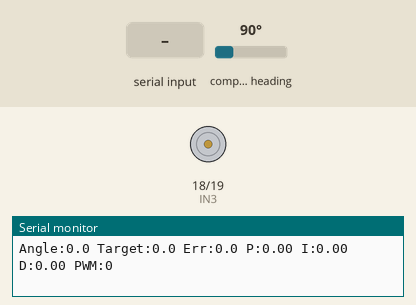
Simulated run of this sketch. Board: ESP32. Shown: motor-driver pin pairs drawn as motors (green arrow = first pin HIGH = forward, orange = second pin HIGH = backward, longer = more drive, scaled by the enable pin), the last lines printed to the serial monitor. The test bench sets the inputs (shaded band); at power-on: compass heading 90°.

Above: at 1.7 s.
1.8 s: "a90\n" received over Serial
At 2.1 s:
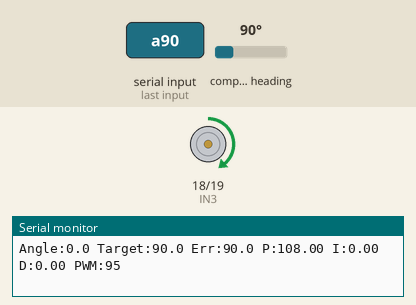
3.3 s: compass heading set to 173°
At 4.0 s:
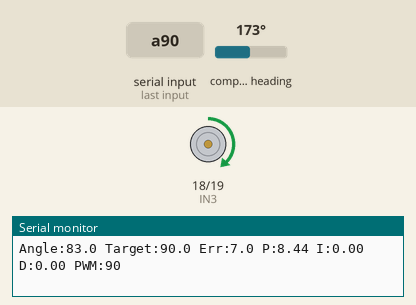
4.8 s: compass heading set to 178°
At 5.7 s:
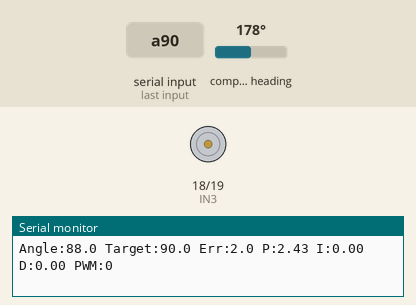
Timing chart, 0 to 7.8 s (numbered marks = the images above; inputs shaded):
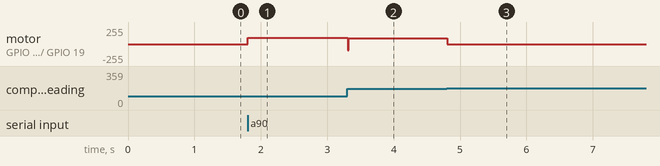

The sketch:

esp32_pid_controller.ino
```cpp
#include <Wire.h>
#include <AS5600.h>

AS5600 as5600;

#define IN3 18
#define IN4 19
#define ENB 5

float zeroOffset  = 0;
float targetAngle = 0;
bool  running     = false;

float Kp = 1.2;
float Ki = 0.0;
float Kd = 0.35;

float error      = 0;
float prevError  = 0;
float integral   = 0;
float derivative = 0;
int   pwm        = 0;

unsigned long prevTime = 0;

const int   DEADBAND  = 90;
const int   MAX_PWM   = 95;
const float TOLERANCE = 2.5;
const float SLOW_ZONE = 35;

float shortestError(float target, float current) {
  float e = target - current;
  if (e >  180) e -= 360;
  if (e < -180) e += 360;
  return e;
}

void stopMotor() {
  analogWrite(ENB, 0);
  digitalWrite(IN3, LOW);
  digitalWrite(IN4, LOW);
  pwm = 0;
}

void setup() {
  Serial.begin(115200);
  Wire.begin(6, 7);

  if (!as5600.begin()) {
    Serial.println("AS5600 not detected");
    while (1);
  }

  pinMode(IN3, OUTPUT);
  pinMode(IN4, OUTPUT);
  pinMode(ENB, OUTPUT);
  stopMotor();
  delay(500);

  int raw    = as5600.readAngle();
  zeroOffset = raw * AS5600_RAW_TO_DEGREES;
  prevTime   = millis();

  Serial.println("=== PID Motor Controller ===");
  Serial.println("  a<deg>  → move to angle");
  Serial.println("  z       → zero here");
  Serial.println("  s       → stop");
  Serial.println("  kp/ki/kd<val> → set gains");
  Serial.println("============================");
}

void loop() {

  // ── Serial Commands ────────────────────────────────────
  if (Serial.available()) {
    String cmd = Serial.readStringUntil('\n');
    cmd.trim();
    cmd.toLowerCase();

    if (cmd.startsWith("a")) {
      targetAngle = cmd.substring(1).toFloat();
      integral    = 0;
      prevError   = 0;
      running     = true;
      Serial.print("→ Target: "); Serial.print(targetAngle); Serial.println("°");
    }
    else if (cmd == "z") {
      int raw    = as5600.readAngle();
      zeroOffset = raw * AS5600_RAW_TO_DEGREES;
      running    = false;
      stopMotor();
      Serial.println("✓ Zeroed");
    }
    else if (cmd == "s") {
      running = false;
      stopMotor();
      Serial.println("✓ Stopped");
    }
    else if (cmd.startsWith("kp")) { Kp = cmd.substring(2).toFloat(); Serial.print("Kp="); Serial.println(Kp); }
    else if (cmd.startsWith("ki")) { Ki = cmd.substring(2).toFloat(); Serial.print("Ki="); Serial.println(Ki); }
    else if (cmd.startsWith("kd")) { Kd = cmd.substring(2).toFloat(); Serial.print("Kd="); Serial.println(Kd); }
  }

  // ── Read Angle ─────────────────────────────────────────
  int   raw     = as5600.readAngle();
  float degrees = raw * AS5600_RAW_TO_DEGREES;
  float angle   = degrees - zeroOffset;
  if (angle <    0) angle += 360;
  if (angle >= 360) angle -= 360;

  // ── Timing ─────────────────────────────────────────────
  unsigned long now = millis();
  float dt = (now - prevTime) / 1000.0f;
  if (dt <= 0) dt = 0.001f;
  prevTime = now;

  // ── PID ────────────────────────────────────────────────
  if (running) {
    error = shortestError(targetAngle, angle);

    if (abs(error) < TOLERANCE) {
      stopMotor();
      running  = false;
      integral = 0;
      Serial.print("✓ Reached "); Serial.print(angle, 1); Serial.println("°");
    }
    else {
      integral   += error * dt;
      integral    = constrain(integral, -100, 100);
      derivative  = (error - prevError) / dt;
      float output = Kp*error + Ki*integral + Kd*derivative;
      prevError   = error;

      pwm = (int)abs(output);
      if (abs(error) < SLOW_ZONE) pwm = pwm * 0.55;
      pwm = constrain(pwm, 0, MAX_PWM);
      if (pwm > 0 && pwm < DEADBAND) pwm = DEADBAND;

      if (output > 0) { digitalWrite(IN3, HIGH); digitalWrite(IN4, LOW);  }
      else            { digitalWrite(IN3, LOW);  digitalWrite(IN4, HIGH); }
      analogWrite(ENB, pwm);
    }
  }

  // ── Serial Output for Python GUI ───────────────────────
  float P_term = Kp * error;
  float I_term = Ki * integral;
  float D_term = Kd * derivative;

  Serial.print("Angle:");   Serial.print(angle, 1);
  Serial.print(" Target:"); Serial.print(targetAngle, 1);
  Serial.print(" Err:");    Serial.print(error, 1);
  Serial.print(" P:");      Serial.print(P_term, 2);
  Serial.print(" I:");      Serial.print(I_term, 2);
  Serial.print(" D:");      Serial.print(D_term, 2);
  Serial.print(" PWM:");    Serial.println(pwm);

  delay(20);
}
```

Measured:
- the behaviour switches between 177 and 178° on compass heading (found by bisection; images 2 and 3)
- after the input at 1.8 s, motor on GPIO 18 (IN3) / GPIO 19 (IN4): stopped → forward 95/255 at once
- after the input at 3.3 s, motor on GPIO 18 (IN3) / GPIO 19 (IN4): forward 95/255 → forward 90/255 at once
- after the input at 4.8 s, motor on GPIO 18 (IN3) / GPIO 19 (IN4): forward 90/255 → stopped at once
